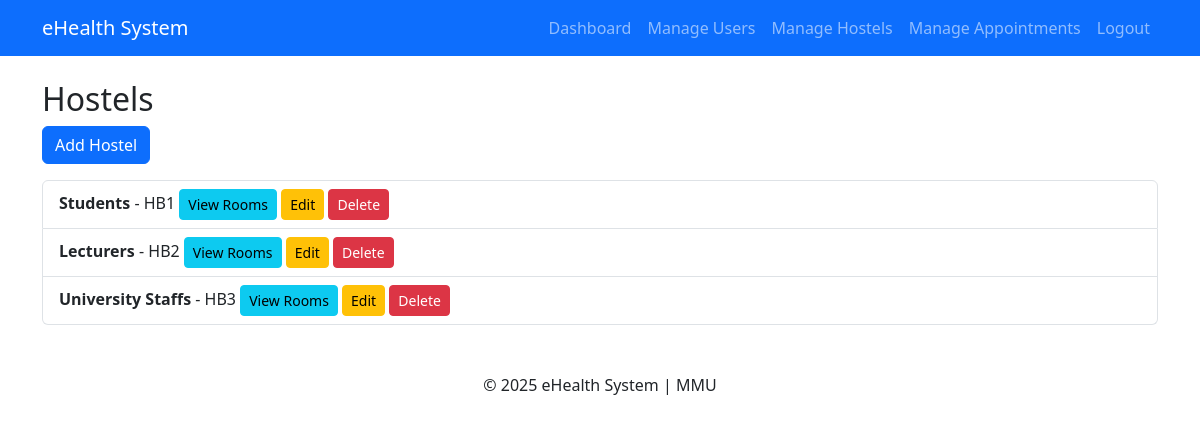
Page /hostels/ (signed in) on the committed database.
### hostels/models.py (models this page shows, shortened)
class Hostel(models.Model):
    name = models.CharField(max_length=100, unique=True)
    block = models.CharField(max_length=50)
    levels = models.PositiveIntegerField()
    rooms_per_level = models.PositiveIntegerField()

### hostels/views.py (the view)
# urls.py: path('', views.hostel_list, name='hostel_list'),
@login_required
def hostel_list(request):
    if request.user.role not in ['superadmin', 'admin']:
        messages.error(request, "You are not authorized to view this page.")
        return redirect('home')
    hostels = Hostel.objects.all()
    return render(request, 'hostels/hostel_list.html', {'hostels': hostels})

### hostels/templates/hostels/hostel_list.html
{% extends 'base.html' %}
{% block content %}
<h2>Hostels</h2>
<a href="{% url 'add_hostel' %}" class="btn btn-primary">Add Hostel</a>
<ul class="list-group mt-3">
    {% for hostel in hostels %}
        <li class="list-group-item">
            <strong>{{ hostel.name }}</strong> - {{ hostel.block }}
            <a href="{% url 'room_list' hostel_id=hostel.id %}" class="btn btn-info btn-sm">View Rooms</a>
            <a href="{% url 'edit_hostel' hostel.id %}" class="btn btn-warning btn-sm">Edit</a>
            <a href="{% url 'delete_hostel' hostel.id %}" class="btn btn-danger btn-sm" onclick="return confirm('Are you sure?')">Delete</a>
        </li>
    {% empty %}
        <li class="list-group-item text-muted">No hostels available.</li>
    {% endfor %}
</ul>
{% endblock %}

### rows in the picture
Hostel: name "Students", block "HB1"
Hostel: name "Lecturers", block "HB2"
Hostel: name "University Staffs", block "HB3"
